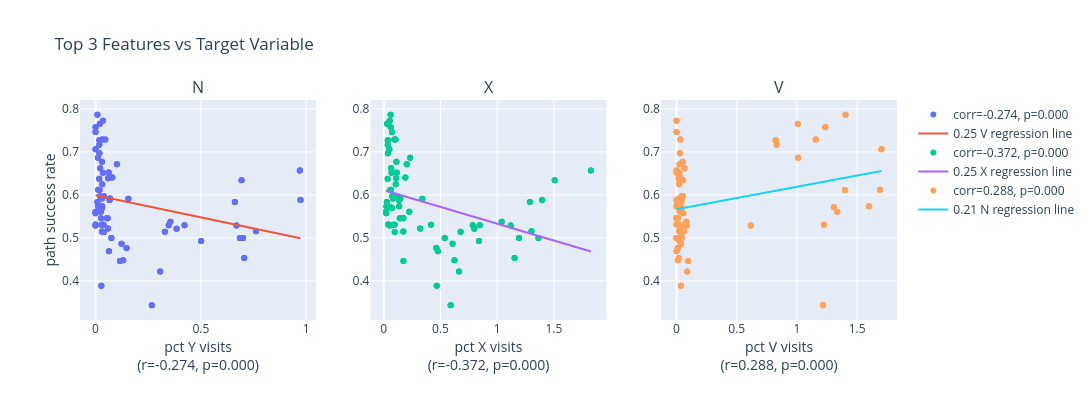

Notebook source saved alongside this figure:
### Markdown cell above
#### Baseline Heatmaps

### Code cell
heatmap_feature_str = """string counts = [A,B,C,D,E,F,G,H,I,J,K,L,M,N,O,P,Q,R,S,T,U,V,W,X,Y,Z]"""
run_evaluate_regression(heatmap_features, accs, feature_str=heatmap_feature_str, axes=["pct Y visits", "pct X visits", "pct V visits"])
